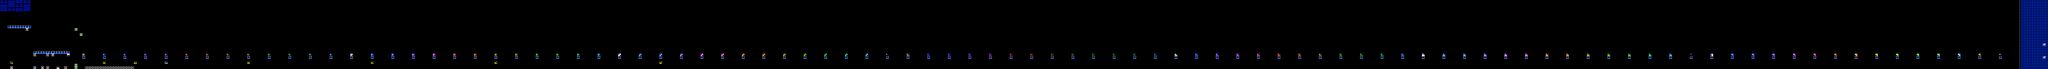

A level layout from a 2D game, rendered from its tile map. Below: a short description, then the map file with tile-grid data replaced by summaries:
An orthogonal 795x27 tile map with 16x16 px tiles, 2 tile layers (SP, ...), 2 tilesets, 2 image layers.

<map version="1.10" tiledversion="1.11.2" orientation="orthogonal" renderorder="right-down" width="795" height="27" tilewidth="16" tileheight="16" infinite="0" nextlayerid="5" nextobjectid="1">
 <editorsettings>
  <chunksize width="16" height="27" />
  <export target="test.csv" format="csv" />
 </editorsettings>
 <tileset firstgid="1" name="famidash" tilewidth="16" tileheight="16" tilecount="256" columns="16">
  <image source="../../../GRAPHICS/famidash.bmp" width="256" height="256" />
 </tileset>
 <tileset firstgid="257" name="sprites" tilewidth="16" tileheight="16" tilecount="256" columns="16">
  <image source="../../../GRAPHICS/sprites.png" width="256" height="256" />
 </tileset>
 <imagelayer id="3" name="Image Layer 1" parallaxx="0.9" parallaxy="0.9" repeatx="1" repeaty="1"><image source="../../../GRAPHICS/Old/parallax Blue.bmp" width="192" height="72" /></imagelayer><imagelayer id="4" name="Image Layer 2" offsetx="0" offsety="432" repeatx="1"><image source="../../../GRAPHICS/ground.bmp" width="80" height="32" /></imagelayer><layer id="1" width="795" height="27">
  <data>[21465 cells, 21465 non-empty, 4 distinct tile ids]</data>
 </layer>
 <layer id="2" name="SP" width="795" height="27">
  <data>[21465 cells, 138 non-empty, 114 distinct tile ids]</data>
 </layer>
</map>
